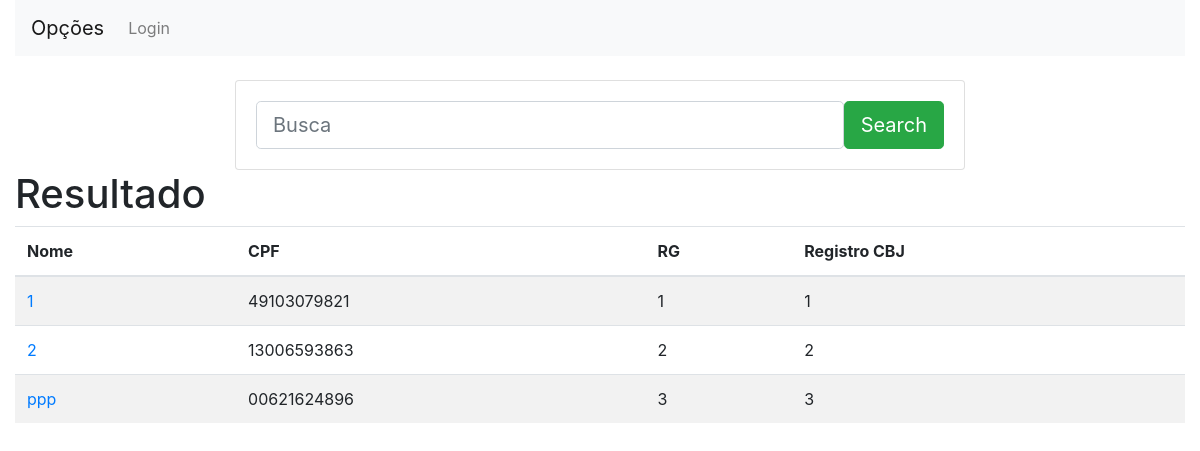
The app's page /core/search_pessoa/, older data.
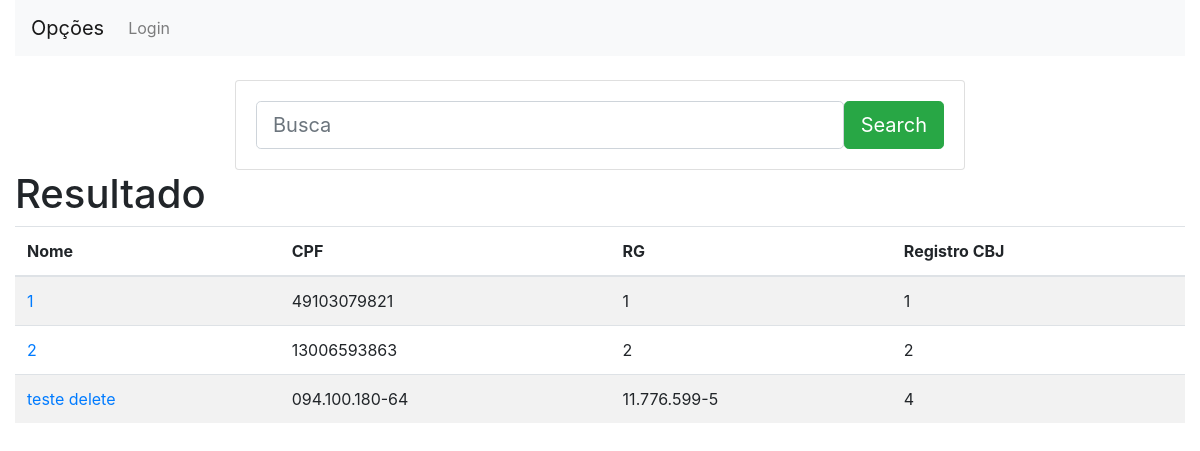
The same page, newer data.
### core/models.py (models this page shows)
class Pessoa(models.Model):
    Nome = models.CharField(max_length=45)
    DataNascimento = models.DateField()
    CPF = CPFField('CPF', unique=True)
    RGNumero = models.CharField(max_length=12, unique=True)
    RGOrgao = models.CharField(max_length=20)
    RegistroCBJ = models.AutoField(primary_key=True, unique=True, editable=False)
    Faixa = models.ForeignKey(Faixa, on_delete=models.CASCADE)
    FaixaDataEntrega = models.DateTimeField(auto_now=True)
    CEP = models.CharField(max_length=20)
    Rua = models.CharField(max_length=50)
    Numero = models.SmallIntegerField()
    Complemento = models.CharField(max_length=50, blank=True, null=True)
    Bairro = models.CharField(max_length=50)
    Estado = models.CharField(max_length=50)
    Cidade = models.CharField(max_length=50)
    Telefone1 = models.CharField(max_length=20)
    Telefone2 = models.CharField(max_length=20)
    Observacoes = models.TextField(max_length=50, blank=True, null=True)
    DataCadastro = models.DateField(editable=False, auto_now=True)

### core/views.py (the view)
# urls.py: path('search_pessoa/', search_pessoa.as_view(), name='search_pessoa'),
class search_pessoa(ListView):
    model = Pessoa
    template_name = 'core/search_pessoa.html'
    def get_queryset(self):
        query = self.request.GET.get('q')
        if not query :
            query = ""
        object_list = Pessoa.objects.filter(
            Q(Nome__icontains=query) | Q(CPF__icontains=query)  | Q(RGNumero__icontains=query)  | Q(RegistroCBJ__icontains=query)
        )
        return object_list

### core/templates/core/search_pessoa.html (shortened to what this page needs)
{% extends 'core/base.html' %}
{% block main %}
{% include 'core/menu.html' %}
<div class="container">
  <br/>
	<div class="row justify-content-center">
    <div class="col-12 col-md-10 col-lg-8">
        <form class="card card-sm" action="{% url 'search_pessoa' %}" method="get">
            <div class="card-body row no-gutters align-items-center">
                <div class="col">
                    <input class="form-control form-control-lg form-control-borderless" type="search" placeholder="Busca" aria-label="Busca" name="q">
                </div>
                <div class="col-auto">
                    <button class="btn btn-lg btn-success" type="submit">Search</button>
                </div>
            </div>
        </form>
    </div>
  </div>
</div>
<h1>Resultado</h1>
<table class="table table-striped">
  <thead>
    <tr>
      <th scope="col">Nome</th>
      <th scope="col">CPF</th>
      <th scope="col">RG</th>
      <th scope="col">Registro CBJ</th>
    </tr>
  </thead>
  <tbody>
    {% for pessoa in object_list %}
        <tr>
            <td><a href="{% url 'core_update_pessoa' pessoa.RegistroCBJ %}">{{ pessoa.Nome }}</a></td>
            <td>{{ pessoa.CPF }}</td>
            <td>{{ pessoa.RGNumero }}</td>
            <td>{{ pessoa.RegistroCBJ }}</td>
        </tr>
    {% endfor %}
  </tbody>
</table>
{% endblock %}

### core/templates/core/base.html (shortened to what this page needs)
{% load static %}
<!DOCTYPE html>
<html lang="pt-br">
<head>
  <link rel="stylesheet" href="{% static '/bootstrap/css/bootstrap.css' %}">
</head>
<body>
  <div class="container-fluid">
      {% block main %}
      {% endblock %}
  </div>
</body>
</html>

### core/templates/core/menu.html (shortened to what this page needs)
<nav class="navbar navbar-expand-lg navbar-light bg-light">
  <a class="navbar-brand" href="">Opções</a>
  <div class="collapse navbar-collapse" id="navbarNavDropdown">
    <ul class="navbar-nav mr-auto">
      {% if user.is_authenticated %}
      <li class="nav-item dropdown">
        <a class="nav-link dropdown-toggle" href="#" id="navbarDropdownMenuLink" data-toggle="dropdown" aria-haspopup="true" aria-expanded="false">
          Cadastro
        </a>
        <div class="dropdown-menu" aria-labelledby="navbarDropdownMenuLink">
          <a class="dropdown-item" href="{% url 'core_cadastra_filiado' %}">Cadastre um filiado</a>
          <a class="dropdown-item" href="{% url 'core_cadastra_professor' %}">Cadastre um professor</a>
          <a class="dropdown-item" href="{% url 'core_cadastra_academia' %}">Cadastre uma academia</a>
        </div>
      </li>
      <li class="nav-item dropdown">
        <a class="nav-link dropdown-toggle" href="#" id="navbarDropdownMenuLink" data-toggle="dropdown" aria-haspopup="true" aria-expanded="false">
          Busca
        </a>
        <div class="dropdown-menu" aria-labelledby="navbarDropdownMenuLink">
          <a class="dropdown-item" href="{% url 'search_pessoa' %}">Busque uma pessoa</a>
          <a class="dropdown-item" href="{% url 'search_academia' %}">Busque uma academia</a>
        </div>
      </li>
        <li class="nav-item">
          <a class="nav-link disabled" href="">Ola, {{ user }}</a>
        </li>
        <li class="nav-item">
          <a class="nav-link" href="{% url 'logout' %}">Logout</a>
        </li>
      {% else %}
        <li class="nav-item">
          <a class="nav-link" href="{% url 'login' %}">Login</a>
        </li>
      {% endif %}
    </ul>
  </div>
</nav>

Row changes from the older to the newer data that the page shows:
removed Pessoa: Nome "ppp", CPF "00621624896", RGNumero "3", RegistroCBJ "3"
added Pessoa: Nome "teste delete", CPF "094.100.180-64", RGNumero "11.776.599-5", RegistroCBJ "4"
